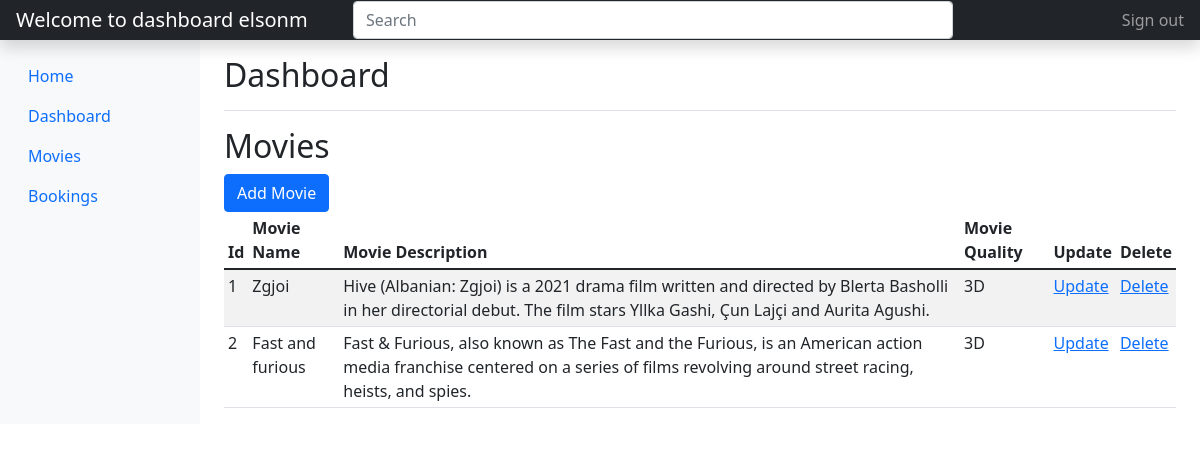
/list_movies.php (signed in), run on the app's committed database.
### tables this page shows
CREATE TABLE `movies1`(
	`id` int(12) NOT NULL AUTO_INCREMENT PRIMARY KEY,
    `movie_name` varchar(255) NOT NULL,
    `movie_desc` varchar(255) NOT NULL,
    `movie_quality` varchar(255) NOT NULL,
    `movie_rating` int(255) NOT NULL,
    `movie_image` varchar(255) NOT NULL
);

### list_movies.php (the view, shortened to what this page needs)
<?php
    include_once('config.php');
    $sql="SELECT *FROM movies1";
    $selectMovies = $conn->prepare($sql);
    $selectMovies->execute();
    $users_data = $selectMovies->fetchall();
?>
<!DOCTYPE html>
<html>
<head>
 <link href="https://cdn.jsdelivr.net/npm/bootstrap@5.1.3/dist/css/bootstrap.min.css" rel="stylesheet">
</head>
<body>
<header class="navbar navbar-dark sticky-top bg-dark flex-md-nowrap p-0 shadow">
<a class="navbar-brand col-md-3 col-lg-2 me-0 px-3" href="#"><?php echo "Welcome to dashboard ".$_SESSION['username']; ?></a>
<input class="form-control form-control-dark w-50" type="text" placeholder="Search" aria-label="Search">
<div class="navbar-nav">
  <div class="nav-item text-nowrap">
    <a class="nav-link px-3" href="logout.php">Sign out</a>
  </div>
</div>
</header>
<div class="container-fluid">
<div class="row">
  <nav id="sidebarMenu" class="col-md-3 col-lg-2 d-md-block bg-light sidebar collapse">
    <div class="position-sticky pt-3">
    <ul class="nav flex-column">
    <li class="nav-item">
<a class="nav-link" href="home.php">
  Home
</a>
</li>
<li class="nav-item">
<a class="nav-link active" aria-current="page" href="dashboard.php">
Dashboard
</a>
</li>
<li class="nav-item">
<a class="nav-link" href="list_movies.php">
Movies
</a>
</li>
<li class="nav-item">
<a class="nav-link" href="bookings.php">
Bookings
</a>
</li>
</ul>
</div>
    </nav>
    <main class="col-md-9 ms-sm-auto col-lg-10 px-md-4">
      <div class="d-flex justify-content-between flex-wrap flex-md-nowrap align-items-center pt-3 pb-2 mb-3 border-bottom">
        <h1 class="h2">Dashboard</h1>
      </div>
      <h2>Movies</h2>
      <a href="movies.php" class="btn btn-primary">Add Movie</a>
      <div class="table-responsive">
        <table class="table table-striped table-sm">
          <thead>
            <tr>
              <th scope="col">Id</th>
              <th scope="col">Movie Name</th>
              <th scope="col">Movie Description</th>
              <th scope="col">Movie Quality</th>
              <th scope="col">Update</th>
              <th scope="col">Delete</th>
            </tr>
          </thead>
          <tbody>
            <?php
            foreach($users_data as $user_data){
            ?>
            <tr>
<td><?php echo $user_data['id']   ?></td>
<td><?php echo $user_data['movie_name']  ?></td>
<td><?php echo $user_data['movie_desc']  ?></td>
<td><?php echo $user_data['movie_quality'] ?></td>
<td><a href="edit.php?id=<?= $user_data['id']; ?>">Update</a></td>
<td><a href="deleteMovies.php?id=<?= $user_data['id'];  ?>">Delete</a></td>
</tr>
<?php  } ?>
</tbody>
</table>
</div>
</main>
  </div>
</div>
  </body>
</html>
 </body>
 </html>

### data on the page
movies1: id "1", movie_name "Zgjoi", movie_desc "Hive (Albanian: Zgjoi) is a 2021 drama film written and directed by Blerta Basholli in her directorial debut. The film stars Yllka Gashi, Çun Lajçi and Aurita Agushi.", movie_quality "3D"
movies1: id "2", movie_name "Fast and furious", movie_desc "Fast & Furious, also known as The Fast and the Furious, is an American action media franchise centered on a series of films revolving around street racing, heists, and spies.", movie_quality "3D"

### other printed values
$_SESSION['username'] "elsonm"
